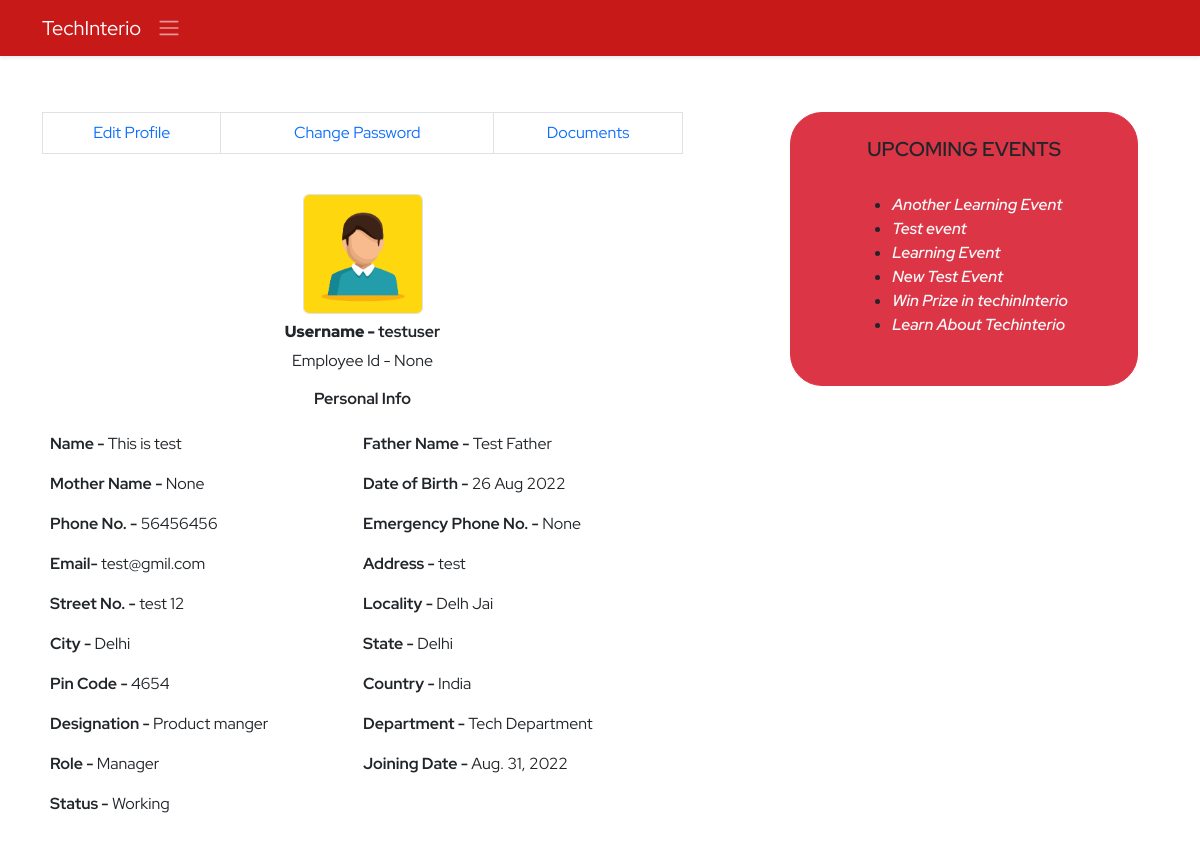
The page /ems/profile/ (signed in) on the database its author committed.
### ems/models.py (models this page shows, shortened)
class Employee(models.Model):
    empid=models.AutoField(primary_key=True)
    employeeid=models.IntegerField(unique=True, null=True, blank=True)
    user=models.OneToOneField(User,on_delete=models.CASCADE)
    name=models.CharField(max_length=50)
    father_name=models.CharField(max_length=50)
    mother_name=models.CharField(max_length=50,null=True,blank=True)
    avtar=models.ImageField(upload_to='employee_profile_images', blank=True , default='profile.jpg')
    dob=models.DateField()
    email=models.EmailField(max_length=100)
    mobile_no=models.IntegerField()
    emergency_mobile_no=models.IntegerField(null=True,blank=True)
    address=models.OneToOneField(Address, on_delete=models.CASCADE,blank=True, null=True,)
    designation=models.CharField(max_length=70,null=True, blank=True)
    role=models.ForeignKey(Role, on_delete=models.SET_NULL,blank=True, null=True,)
    department=models.ForeignKey(Department, on_delete=models.SET_NULL,blank=True, null=True,)
    joining_date=models.DateField(null=True, blank=True)
    status=models.CharField(max_length=15)
    @property
    def imageURL(self):
        try:
            url=self.avtar.url
        except:
            url=''
        return url

class Address(models.Model):
    user=models.OneToOneField(User,on_delete=models.CASCADE, blank=True,null=True)
    address=models.CharField(max_length=150)
    street=models.CharField(max_length=70)
    locality=models.CharField(max_length=70)
    city=models.CharField(max_length=50)
    state=models.CharField(max_length=50)
    pincode=models.FloatField(max_length=50)
    country=models.CharField(max_length=50, default='India')

class Department(models.Model):
    name=models.CharField(max_length=70, unique=True)
    description=models.TextField(max_length=200)
    created_at = models.DateTimeField(auto_now_add=True,blank=True,null=True)
    updated_at = models.DateTimeField(auto_now=True,blank=True,null=True)
    def __str__(self):
        return self.name

class Role(models.Model):
    name=models.CharField(max_length=70, unique=True)
    description=models.TextField(max_length=200)
    created_at = models.DateTimeField(auto_now_add=True,blank=True,null=True)
    updated_at = models.DateTimeField(auto_now=True,blank=True,null=True)
    def __str__(self):
        return self.name

class Events(models.Model):
    title=models.CharField(max_length=150)
    description=models.TextField(max_length=300)
    created_at=models.DateTimeField(auto_now_add=True)
    updated_at=models.DateTimeField(auto_now=True)
    image=models.ImageField(upload_to='events',null=True,blank=True)
    date=models.DateField()
    is_completed=models.BooleanField(default=False)

### ems/views.py (the view, shortened to what this page needs)
# urls.py: path('profile/',profile,name='profile'),
def profile(request):
    context={}
    try:
        if request.user.is_authenticated:
            if not request.user.is_superuser:
                try:
                    events=Events.objects.exclude(is_completed=True).order_by('-id')[:10]
                    profile=Employee.objects.get(user=request.user)
                    address=Address.objects.get(user=request.user)
                    dob=str(profile.dob).split('-')
                    now=datetime.now()
                    day=now.day
                    month=now.month
                    year=now.year
                    dob_day=int(dob[2])
                    dob_month=int(dob[1])
                    dob_year=int(dob[0])
                    name=str(profile.name).split(' ')
                    if dob_month == month and dob_day == day:
                        print('Happy Birthday to ',profile.name)
                        context['birthday']=True
                        context['name']=name[0]
                    else:
                        context['birthday']=False
                    if profile.joining_date != '':
                        print('inside annivarsary')
                        joining_date=str(profile.joining_date).split('-')
                        j_day=int(joining_date[2])
                        j_month=int(joining_date[1])
                        j_year=int(joining_date[0])
                        completed_yers=year-j_year
                    else:
                        messages.warning(request,'Please Add Joining Date!')
                    context['profile']=profile
                    context['address']=address
                    context['events']=events
                except Exception as e:
                    print('Profile Inside Exception : ',e)
                    messages.warning(request, 'Profile Not found Please contact Admin')
                    return redirect('ems:ems')
                return render(request,'ems/profile.html',context)
            else:
                return redirect('ems:ems')
        else:
            messages.warning(request,'Please Login!')
            return redirect('home:login')
    except Exception as e:
        print('Profile Exception : ',e)
    return redirect('/')

### ems/templates/ems/profile.html (shortened to what this page needs)
{% extends './base.html' %}
{% block body %}
<section class="py-5">
    <div class="container">
        <div class="row d-flex justify-content-between">
            <div class="col-7 ">
                <table class="table table-bordered">
                    <tr class="text-center">
                        <td class=""><a href="{% url 'ems:profile-edit' %}">Edit Profile</a></td>
                        <td class=""><a href="" data-bs-toggle="modal" data-bs-target="#changePassword" >Change Password</a></td>
                        <td><a href="{% url 'ems:documents' %}">Documents</a></td>
                    </tr>
                </table>
                <div class="personal-info">
                    <table class="table table-borderless">
                        <tr>
                            <td colspan="2">
                                <div class="avtar d-flex align-items-center flex-column">
                                    <img src="{{profile.imageURL}}" alt="" class="rounded border ">
                                    <div class="d-flex justify-content-between align-items-center">
                                        <h6 class="m-2 profile-title"><b>Username - </b>{{profile.user.username}}</h6>
                                    </div>
                                    <span>Employee Id - {{profile.employeeid}}</span>
                                </div>
                            </td>
                        </tr>
                        <tr>
                            <td colspan="2">
                              <h6 class="text-center profile-title">Personal Info</h6>
                            </td>
                        </tr>
                        <tr>
                            <td><b>Name - </b>{{profile.name}}</td>
                            <td><b>Father Name - </b>{{profile.father_name}}</td>
                        </tr>
                        <tr>
                            <td><b>Mother Name - </b>{{profile.mother_name}}</td>
                            <td><b>Date of Birth - </b>{{profile.dob |date:'d M Y'}}</td>
                        </tr>
                        <tr>
                            <td><b>Phone No. - </b>{{profile.mobile_no}}</td>
                            <td><b>Emergency Phone No. - </b>{{profile.emergency_mobile_no}}</td>
                        </tr>
                        <tr>
                            <td><b>Email- </b>{{profile.email}}</td>
                            <td><b>Address - </b>{{address.address}}</td>
                        </tr>
                        <tr>
                            <td><b>Street No. - </b>{{address.street}}</td>
                            <td><b>Locality - </b>{{address.locality}}</td>
                        </tr>
                        <tr>
                            <td><b>City - </b>{{address.city}}</td>
                            <td><b>State - </b>{{address.state}}</td>
                        </tr>
                        <tr>
                            <td><b>Pin Code - </b>{{address.pincode|floatformat:'0'}}</td>
                            <td><b>Country - </b>{{address.country}}</td>
                        </tr>
                        <tr>
                            <td><b>Designation - </b>{{profile.designation}}</td>
                            <td><b>Department - </b>{{profile.department}}</td>
                        </tr>
                        <tr>
                            <td><b>Role - </b>{{profile.role}}</td>
                            <td><b>Joining Date - </b>{{profile.joining_date}}</td>
                        </tr>
                        <tr>
                            <td><b>Status - </b>{{profile.status}}</td>
                        </tr>
                    </table>
                </div>
            </div>
            <div class="col-4 ">
                <div class="row gy-4">
                    <div class="col-11 border rounded-5 border-danger  py-4 px-2 d-flex justify-content-center flex-column align-items-center bg-danger">
                        <h6 class="events-title text-center mb-2 fw-semibold text-uppercase">Upcoming Events</h6>
                        <ul class="my-4">
                            {% for event in events  %}
                            <li><a href="{% url 'ems:event' event.id %}" class="fw-semibold text-light fst-italic">{{event.title}}</a></li>
                            {% endfor %}
                        </ul>
                    </div>
                </div>
            </div>
        </div>
    </div>
</section>
{% endblock body %}

### static/css/style.css (style rules this page uses)
* { margin: 0; padding: 0; box-sizing: border-box; }
:root { --body-font: 'Red Hat Display', sans-serif; --second-font: 'Kaushan Script', cursive; --biggest-font-size: 2rem; --bigger-font-size: 1.5rem; --big-font-size: 1.25rem; --h1-font-size: 1.5rem; --h2-font-size: 1.25rem; --h3-font-size: 1rem; --normal-font-size: .938rem; --small-font-size: .813rem; --smaller-font-size: .75rem; --font-bold: 700; --font-black: 900; }
@media screen and (min-width: 1024px) { :root { --biggest-font-size: 6rem; --bigger-font-size: 3.5rem; --big-font-size: 2.75rem; --h1-font-size: 2.25rem; --h2-font-size: 1.5rem; --h3-font-size: 1.25rem; --normal-font-size: 1rem; --small-font-size: .875rem; --smaller-font-size: .813rem; --bs-modal-width:700px; } }
* { box-sizing: border-box; padding: 0; margin: 0; }
html { scroll-behavior: smooth; }
body, button, label, select, input { font-family: var(--body-font); font-size: var(--normal-font-size); }
a { text-decoration: none; }
img { max-width: 100%; height: auto; }
.avtar img { height: 120px; margin-top: 1rem; width: 120px; object-fit: cover; object-position: center; }
.profile-title { font-weight: var(--font-bold); font-size: var(--normal-font); }
.events-title { font-size:var(--h3-font-size) ; }

### rows shown on the page
Employee: imageURL (placeholder picture), user.username "testuser", employeeid "None", name "This is test", father_name "Test Father", mother_name "None", dob "26 Aug 2022", mobile_no "56456456", emergency_mobile_no "None", email "test@gmil.com", designation "Product manger", department "Tech Department", role "Manager", joining_date "Aug. 31, 2022", status "Working"
Address: address "test", street "test 12", locality "Delh Jai", city "Delhi", state "Delhi", pincode "4654", country "India"
Events: title "Another Learning Event"
Events: title "Test event"
Events: title "Learning Event"
Events: title "New Test Event"
Events: title "Win Prize in techinInterio"
Events: title "Learn About Techinterio"
